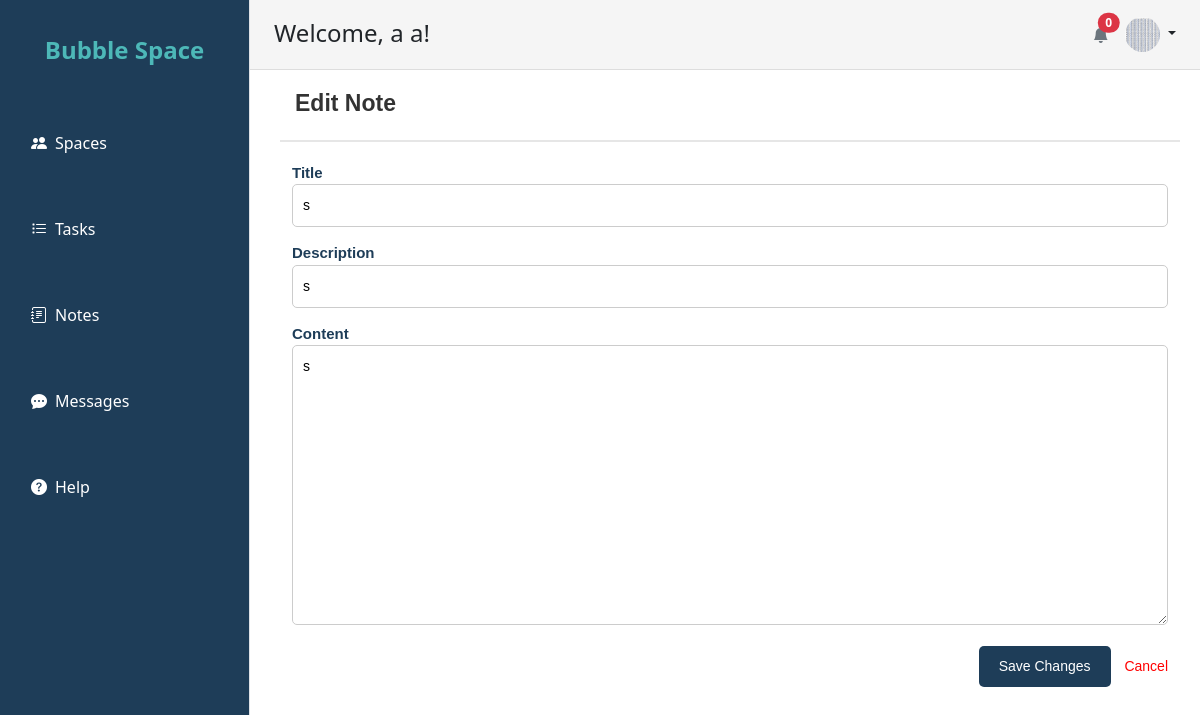
The app's page /bubblespace/notes/1/edit/ (signed in) with its own data.
### Login/models.py (models this page shows, shortened)
class Users_Account(AbstractBaseUser, PermissionsMixin):
    username = models.CharField(max_length=30, unique=True)
    fname = models.CharField(max_length=50)
    lname = models.CharField(max_length=50)
    gender = models.CharField(max_length=20)
    birthDate = models.DateField()
    profile_picture = models.ImageField(upload_to='profile_pics/', blank=True, null=True)
    is_active = models.BooleanField(default=True)
    is_staff = models.BooleanField(default=False)
    email = models.EmailField(unique=True)  # Added email field
    joined_date = models.DateField(auto_now_add=True)
    objects = UsersAccountManager()
    USERNAME_FIELD = 'username'
    REQUIRED_FIELDS = ['fname', 'lname',"birthDate","gender"]

### notes/models.py (models this page shows, shortened)
class Note(models.Model):
    user = models.ForeignKey(Users_Account, on_delete=models.CASCADE, related_name='notes')
    title = models.CharField(max_length=255)
    description = models.CharField(max_length=255, blank=True)
    content = models.TextField()

### notes/views.py (the view)
# urls.py: path('<int:pk>/edit/', views.edit_note, name='edit_note'),
@login_required
def edit_note(request, pk):
    note = get_object_or_404(Note, pk=pk, user=request.user)
    if request.method == 'POST':
        form = NoteForm(request.POST, instance=note)
        if form.is_valid():
            form.save()
            return redirect('notes_list')
    else:
        form = NoteForm(instance=note)
    return render(request, 'notes/edit_note.html', {'form': form, 'note': note})

### notes/forms.py
class NoteForm(forms.ModelForm):
    class Meta:
        model = Note
        fields = ['title', 'description', 'content']

### Tasks/context_processors.py (called while the page is built)
def notifications_context(request):
    if request.user.is_authenticated:
        nearing_deadline_tasks = Task.objects.filter(
            created_by=request.user,
            project__isnull=True,
            due_date__lte=now() + timedelta(days=1),
            due_date__gte=now()
        )
        return {'nearing_deadline_tasks': nearing_deadline_tasks}
    return {}

### notes/templates/notes/edit_note.html (shortened to what this page needs)
{% load static %}
<!DOCTYPE html>
<html lang="en">
<head>
</head>
<body>
    {% include "base.html" %}
    <div class="main-content1" style="padding-top: 0;">
        <div class="header-row">
            <h3>Edit Note</h3>
        </div>
        <div class="container">
            <form method="post" style="width: 100%;">
                <div class="form-group">
                    <label for="id_title">Title</label>
                    {{ form.title }}
                </div>
                <div class="form-group">
                    <label for="id_description">Description</label>
                    {{ form.description }}
                </div>
                <div class="form-group">
                    <label for="id_content">Content</label>
                    {{ form.content }}
                </div>
                <div class="button-container">
                    <button type="submit">Save Changes</button>
                    <a href="{% url 'notes_list' %}" style="margin-left: 10px; color: red; text-decoration: none;">Cancel</a>
                </div>
            </form>
        </div>
    </div>
</body>
</html>

### Login/templates/base.html (shortened to what this page needs)
<!DOCTYPE html>
<html lang="en">
<head>
    {% load static %}
    <link href="https://cdn.jsdelivr.net/npm/bootstrap@5.3.0-alpha1/dist/css/bootstrap.min.css" rel="stylesheet">
    <link href="https://cdn.jsdelivr.net/npm/bootstrap-icons/font/bootstrap-icons.css" rel="stylesheet">
    <link rel="stylesheet" href="{% static 'base2.css' %}">
</head>
<body>
    <div class="d-flex">
        <aside class="bg-theme border-end" style="width: 250px; position: fixed; top: 0; left: 0; height: 100vh;">
            <div class="p-3">
                <div class="text-center mb-5">
                    <a href="{% url 'home' %}" class="text-decoration-none">
                        <h2 class="text-theme">Bubble Space</h2>
                    </a>
                </div>
                <nav>
                    <ul class="nav flex-column">
                        <li class="nav-item mb-3">
                            <a href="{% url 'team_list' %}" class="nav-link d-flex align-items-center">
                                <i class="bi bi-people-fill me-2"></i> Spaces
                            </a>
                        </li>
                        <li class="nav-item mb-3">
                            <a href="{% url 'task_list' %}" class="nav-link d-flex align-items-center">
                                <i class="bi bi-list-task me-2"></i> Tasks
                            </a>
                        </li>
                        <li class="nav-item mb-3">
                            <a href="{% url 'notes_list' %}" class="nav-link d-flex align-items-center">
                                <i class="bi bi-journal-text me-2"></i> Notes
                            </a>
                        </li>
                        <li class="nav-item mb-3">
                            <a href="{% url 'chat_list' %}" class="nav-link d-flex align-items-center">
                                <i class="bi bi-chat-dots-fill me-2"></i> Messages
                            </a>
                        </li>
                        <li class="nav-item">
                            <a href="{% url 'help' %}" class="nav-link d-flex align-items-center">
                                <i class="bi bi-question-circle-fill me-2"></i> Help
                            </a>
                        </li>
                    </ul>
                </nav>
            </div>
        </aside>
        <div style="margin-left: 250px; width: calc(100% - 250px);">
            <header class="d-flex align-items-center justify-content-between px-4 py-3 header bg-theme"
                style="position: fixed; top: 0; left: 250px; width: calc(100% - 250px);">
                <div>
                    <h4 class="mb-0">Welcome, {{ user.fname }} {{ user.lname }}!</h4>
                </div>
                <div class="d-flex align-items-center">
                    <div class="dropdown me-3">
                        <a href="#" class="d-block text-decoration-none position-relative" id="notificationDropdown"
                            data-bs-toggle="dropdown" aria-expanded="false">
                            <i class="bi bi-bell-fill text-secondary"></i>
                            <span class="position-absolute top-0 start-100 translate-middle badge rounded-pill bg-danger">
                                {{ nearing_deadline_tasks.count }}
                            </span>
                        </a>
                    </div>
                    <div class="dropdown">
                        <a href="#" class="d-block link-dark text-decoration-none dropdown-toggle" id="profileDropdown"
                            data-bs-toggle="dropdown" aria-expanded="false">
                            {% if user.profile_picture %}
                                <img src="{{ user.profile_picture.url }}" alt="Profile Picture"
                                    class="rounded-circle" style="width: 35px; height: 35px;">
                            {% else %}
                                <span class="bg-secondary text-white rounded-circle d-inline-block text-center"
                                    style="width: 35px; height: 35px; line-height: 35px;">
                                    <i class="bi bi-person-fill"></i>
                                </span>
                            {% endif %}
                        </a>
                    </div>
                </div>
            </header>
            <div id="main-content" class="container mt-5 pt-5">
            </div>
        </div>
    </div>
</body>
</html>

### Login/static/base2.css (style rules this page uses)
:root { --primary-color: #1e3d58; --secondary-color: #4db8b8; --background-color: #f5f5f5; --text-color: #333; --accent-color: #ff7043; }
aside { background-color: var(--primary-color); color: white; position: fixed; top: 0; left: 0; width: 250px; height: 100vh; transition: all 0.3s ease; z-index: 100; }
aside h2 { font-size: 1.5rem; font-weight: bold; margin: 20px auto; text-align: center; color: var(--secondary-color); }
.nav-link { color: white; font-weight: 500; padding: 10px 15px; transition: all 0.2s ease; display: flex; align-items: center; border-radius: 5px; }
#main-content { margin-left: 0%; padding: 20px; background-color: rgb(255, 255, 255); color: var(--text-color); margin-bottom: 5%; transition: margin-left 0.3s ease; height: 10%; width: auto; box-sizing: border-box; margin-top: 0; }
.header { background-color: var(--background-color); border-bottom: 1px solid #ddd; padding: 10px 20px; display: flex; justify-content: space-between; align-items: center; position: fixed; top: 0; left: 250px; width: calc(100% - 250px); transition: all 0.3s ease; z-index: 50; }
.d-flex { padding-top: 0; height: 70px; }

### notes/templates/notes/edit_note.html (style rules this page uses)
.main-content1 { margin-left: 260px; padding: 20px; font-family: Arial, sans-serif; color: #1e3d58; margin-top: 10px; padding-top: 0; font-size: 14px; }
.header { height:69px; padding-top: 16px; }
.mb-0 { margin-top: -2px; }
.header-row { display: flex; justify-content: space-between; align-items: center; padding: 10px 15px; background-color: white; border-bottom: 2px solid #e6e6e6; transition: all 0.3s ease; flex-wrap: nowrap; }
.header-row h3 { font-size: 23px; font-weight: bold; margin: 0; color: #333; margin-top: 0; margin-bottom: 12px; }
input[type="text"], textarea { width: 100%; padding: 10px; border: 1px solid #ccc; border-radius: 5px; font-size: 14px; box-sizing: border-box; margin-bottom: 15px; }
.button-container { margin-top: 15px; text-align: right; }
button[type="submit"] { background-color: #1e3d58; color: white; padding: 10px 20px; border: none; border-radius: 5px; cursor: pointer; transition: background-color 0.3s ease, transform 0.2s ease; font-size: 14px; }
.container { padding: 20px; padding-top: 20px; }
form label { font-weight: bold; font-size: 15px; }
#id_content { height: 35vh; }

### records on screen
Users_Account: fname "a", lname "a", profile_picture (picture)
Note: title "s", description "s", content "s"

### other values on screen
{{ nearing_deadline_tasks.count }} "0"
